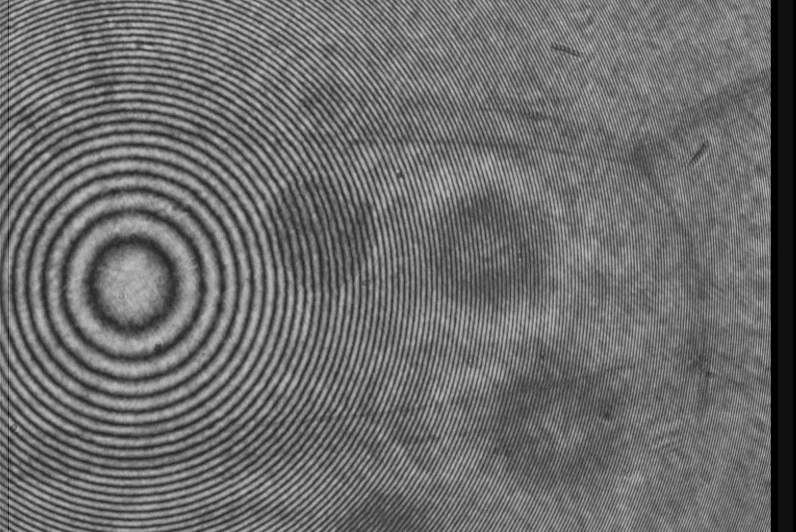
%> input picture 信息光学数字实验室/cell21.BMP, 796 x 532 px
$ octave CX16_10_1.m   (GNU Octave 9; MATLAB toolbox functions it lacks are replaced by stand-ins)
%> lines starting %> are read from the running program, lines starting %| are printed output that depends on the picture; in (x1, y1, x2, y2) boxes, pixels count from 0 and x2, y2 are one past the last pixel; in counts of white or black regions, pixels touching at a corner belong together; the program's own positions count from 1
### 信息光学数字实验室/unwrap_one_d.m
function varargout=unwrap_one_d(w_ph,s_ph,th)
%本函数完成一行（或列）包裹相位的解包裹运算
%格式 un_ph= unwrap_one_d(w_ph,s_ph,th)；
%输入的三个变量:w_ph为包裹相位，s_ph（为起始相位值，而th为域值，
%若相位值包裹在(-π,π]，域值th取π；若相位值包裹在(-π/2,π/2]，th取π/2
%输出变量un_ph为解包裹相位值
numb=length(w_ph);            %计算包裹相位的大小（元素个数）
un_ph=w_ph;                   %将包裹相位值赋值给un_ph——预设解包裹相位
un_ph(1)=s_ph;                %将起点相位赋值给un_ph的第一个元素（不再参加解包裹）
for n=2:numb                  %从第二个元素开始解包裹运算
   delta=w_ph(n)-w_ph(n-1);   %相邻两个包裹相位作比较（相减）
   if (abs(delta)<=th)        %差值不大于域值
       un_ph(n)=un_ph(n-1)+delta;  %解包裹相位等于前一个解包裹相位值加差值
   elseif (delta<0)           %差值大于域值，且差值为负
       un_ph(n)=un_ph(n-1)+delta+2*th;%前一个包解裹相位值加差值再加2倍域值
   else                       %差值大于域值，且差值为正
       un_ph(n)=un_ph(n-1)+delta-2*th; %前一个解包裹相位值加差值再减2倍域值
   end
end
varargout{1}=un_ph;           %将解包裹相位值赋值给输出变量

### 信息光学数字实验室/CX16_10_1.m
I4=imread('cell21.bmp');I4=double(I4(7:518,10:521,1));  %读取第一幅像面全息图
%> further down, I4 is the input picture: size 532x796 uint8; min 0, max 193, mean 108.7
I3=imread('cell22.bmp');I3=double(I3(7:518,10:521,1));  %读取第二幅像面全息图
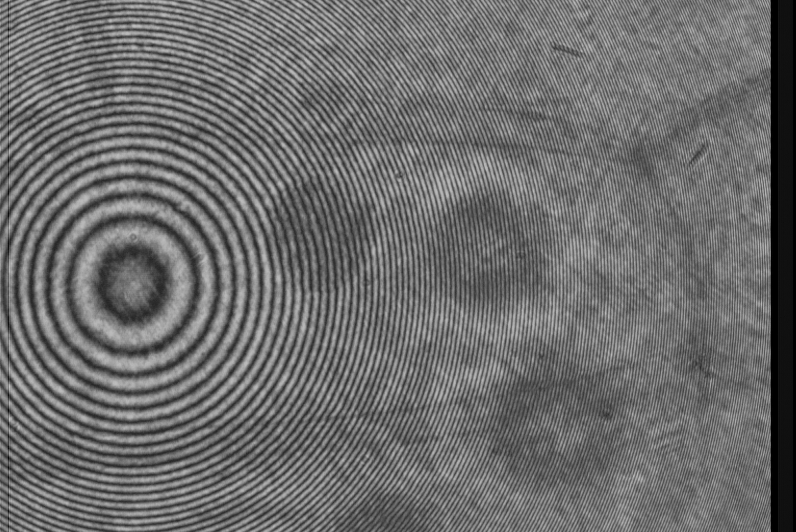
%> input picture 信息光学数字实验室/cell22.BMP, 796 x 532 px
%> further down, I3 is the input picture: size 532x796 uint8; min 0, max 195, mean 108.8
I2=imread('cell23.bmp');I2=double(I2(7:518,10:521,1));  %读取第三幅像面全息图
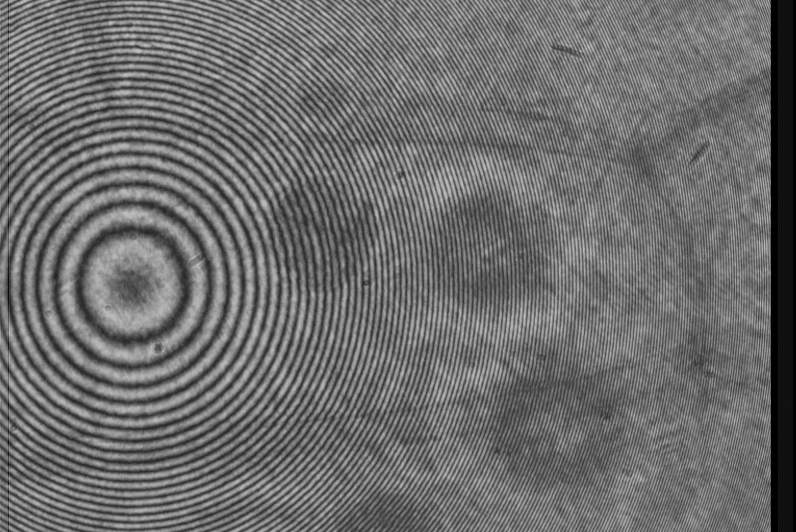
%> input picture 信息光学数字实验室/cell23.BMP, 796 x 532 px
%> further down, I2 is the input picture: size 532x796 uint8; min 0, max 195, mean 109.1
I1=imread('cell24.bmp');I1=double(I1(7:518,10:521,1));  %读取第四幅像面全息图
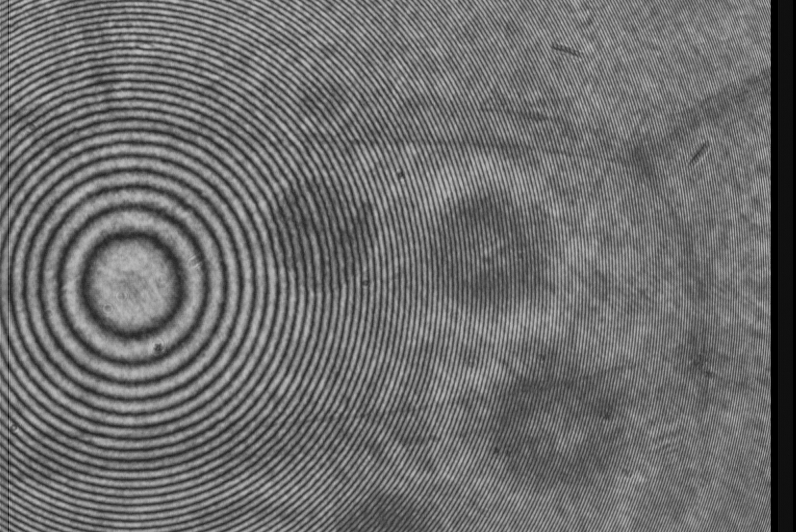
%> input picture 信息光学数字实验室/cell24.BMP, 796 x 532 px
%> further down, I1 is the input picture: size 532x796 uint8; min 0, max 194, mean 109
I1=medfilt2(I1,[3,3]);                            %用中值滤波对全息图降噪
I2=medfilt2(I2,[3,3]);                            %用中值滤波对全息图降噪
I3=medfilt2(I3,[3,3]);                            %用中值滤波对全息图降噪
I4=medfilt2(I4,[3,3]);                            %用中值滤波对全息图降噪
C1=I4-I2;                                         %全息图相减
C2=I1-I3;                                         %全息图相减
ph=atan(C1./(C2+eps));                            %计算包裹相位（在二象限）
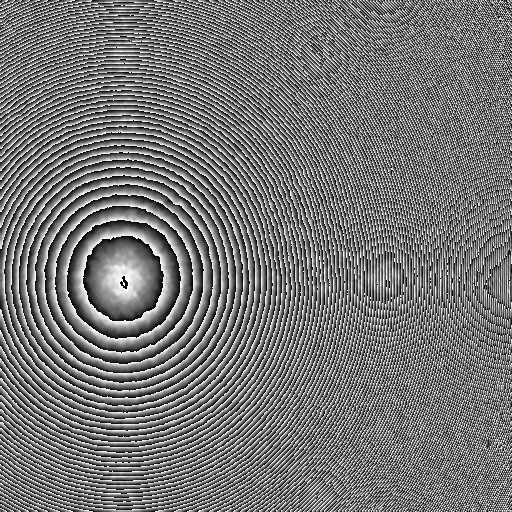
%> ph: size 512x512 double; min -1.57, max 1.57, mean -0.117; drawn with min black and max white
figure;imshow(ph,[]);title('包裹相位图');         %显示重建相位
[r,c]=size(ph);
%> r = 512; c = 512
unph=ph;                                          %预设解包裹后的相位
unph(:,1)=unwrap_one_d(ph(:,1), ph(1,1),pi/2);    %先完成第一列元素的解包裹运算
%> in unwrap_one_d, `un_ph=w_ph;`: un_ph = 512 values, max 1.56 at index 331, min -1.56 at index 504, mean -0.13
%> the loop in unwrap_one_d, `for n=2:numb` made 511 passes
%> delta on passes 1 to 3: -1.28, 0.55, 1.19
%> after the loop in unwrap_one_d, `for n=2:numb`: un_ph = 512 values, max 131.9 at index 272, min -1.28 at index 2, mean 92.41
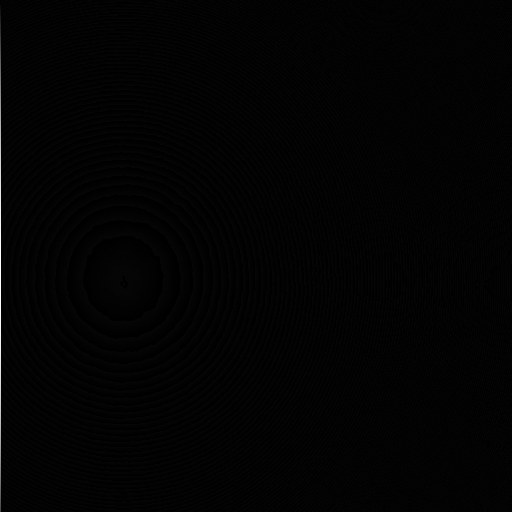
%> unph: size 512x512 double; 0.19% of pixels changed, all inside (x1, y1, x2, y2) = (0, 3, 1, 512); drawn with min black and max white
for m=1:r
   %下面完成第m行元素的解包裹运算，起始相位值为第一列上元素的解包裹相位值
   unph(m,:)=unwrap_one_d(ph(m,:),unph(m,1),pi/2);
end
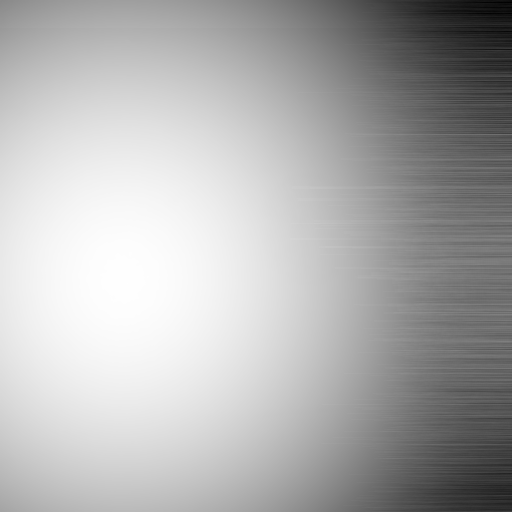
%> unph: size 512x512 double; min -192.7, max 161.9, mean 52.3; drawn with min black and max white
figure,surfl(unph),shading interp,colormap(gray)  %显示解包裹相位
%> after `colormap(gray)`:
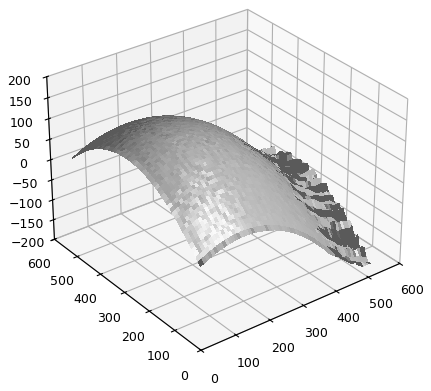
%> figure redrawn from the program's plot data
figure,imshow(unph,[])
